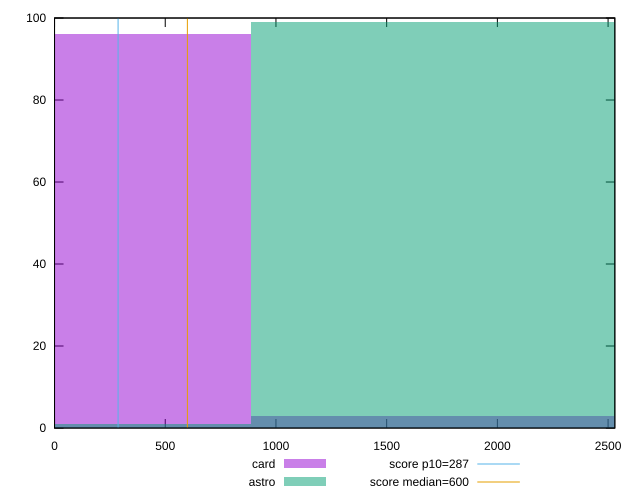

Generate this figure with gnuplot:
reset

$card <<EOF
1773.4408032628228 3
0 96
EOF

$astro <<EOF
1773.4408032628228 99
0 1
EOF

set key outside below
set boxwidth 1773.4408032628228
set xrange [0:2530.4389999999994]
set yrange [0:100]
set trange [0:100]
set style fill transparent solid 0.5 noborder

set parametric
set terminal svg size 640, 500 enhanced background rgb 'white'
set output "report/report_00029_2021-02-24T13-36-40.390Z/total-blocking-time/comparison/histogram/2_vs_3.svg"

plot $card title "card" with boxes, \
     $astro title "astro" with boxes, \
     287,t title "score p10=287", \
     600,t title "score median=600"

reset
